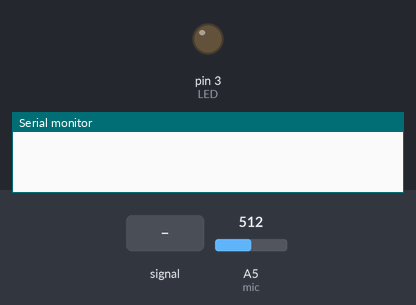
Bench run of a sketch on a simulated Arduino Uno, built with avr-gcc and run on an emulated ATmega328P. Parts: output pins drawn as LEDs (lit = HIGH), the last lines printed to the serial monitor. Dashed ring = blinking. The test bench sets the inputs (shaded band); at power-on: A5 (mic) = 512.

Above: at 1.2 s.
1.3 s: A5 (mic) fed a 200 Hz sine of ±460 counts around its level
At 1.7 s:
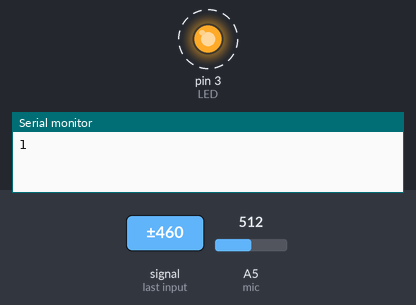
4.3 s: A5 (mic) set to 716
At 5.1 s:
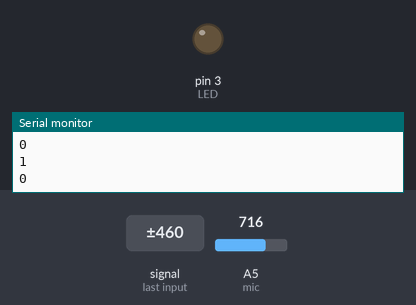
5.8 s: A5 (mic) set to 892
7.3 s: A5 (mic) set to 912
At 10.2 s:
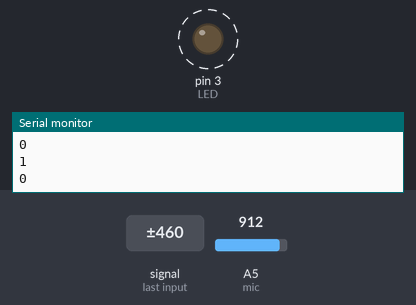
10.3 s: A5 (mic) set to 900
At 11.3 s:
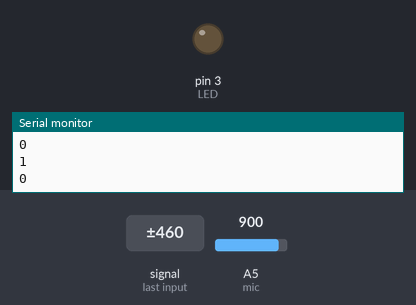
11.8 s: A5 (mic) set to 1023
At 12.2 s:
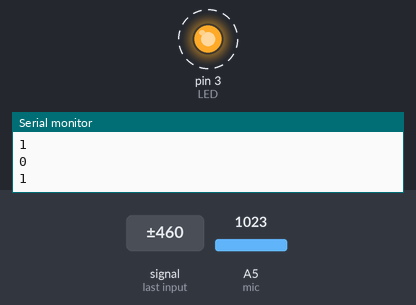
Timing chart, 0 to 15.8 s (numbered marks = the images above; inputs shaded):
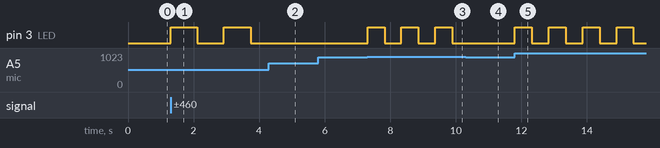

Measured:
- the behaviour switches between 900 and 901 on A5 (mic) (found by bisection; images 2 and 3)
- after the input at 1.3 s, pin 3 (LED): alternates HIGH for 0.81 s and LOW for 0.82 s, starting at once
- after the input at 4.3 s, pin 3 (LED): stays LOW (without the input it goes to HIGH after 0.27 s)
- after the input at 5.8 s, every drawn part: stays the same
- after the input at 7.3 s, pin 3 (LED): alternates HIGH for 0.52 s and LOW for 0.52 s, starting at once
- after the input at 10.3 s, pin 3 (LED): stays LOW (without the input it goes to HIGH after 0.11 s)
- after the input at 11.8 s, pin 3 (LED): alternates HIGH for 0.52 s and LOW for 0.52 s, starting at once

The sketch:

clapp.ino
```cpp
int mic=A5;
int micVal;
int enable = 1;

int thresh = 900;
int LEDState = LOW;
int LED= 3;

long lastDebounceTime=0;
long debounceDelay=500;
void setup() {
  // put your setup code here, to run once:
  Serial.begin(9600);
  pinMode(LED, OUTPUT);
}

void loop() {
  // put your main code here, to run repeatedly:
  micVal = analogRead(mic);

  //Serial.println(micVal);
  if(micVal>900 && enable){
    enable =LOW;
    lastDebounceTime = millis();
    LEDState = !LEDState;
    Serial.println(LEDState);
    }

    if (millis() - lastDebounceTime > debounceDelay) {
      enable = HIGH;
      }


    digitalWrite(LED, LEDState);
    delay(10);
}
```
